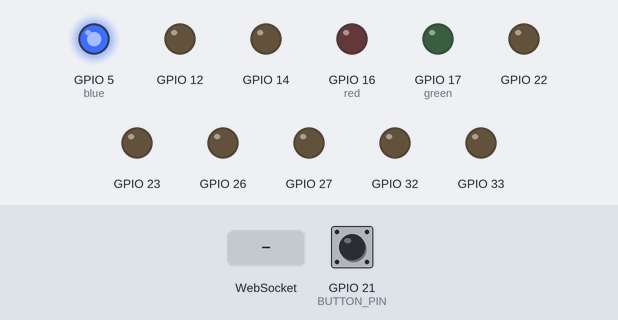
Simulated run of this sketch. Board: ESP32. Shown: output pins drawn as LEDs (lit = HIGH). The inputs (shaded band) are chosen by the test bench; at power-on: GPIO 21 (BUTTON_PIN) HIGH. WiFi joins after 1.5 s; servers stay silent unless stated; EEPROM starts erased; what the sketch prints to the serial monitor is not drawn.

Above: at 8.9 s.
9.0 s: WebSocket text "1" received
At 10.2 s:
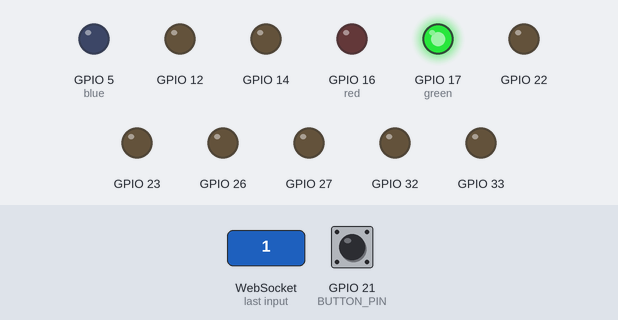
10.5 s: GPIO 21 (BUTTON_PIN) pulled LOW for 0.15 s
At 12.1 s:
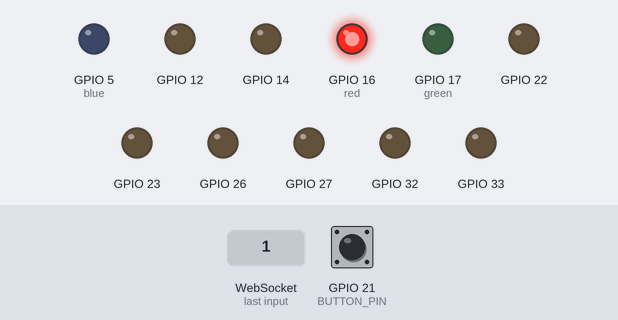
14.7 s: GPIO 21 (BUTTON_PIN) pulled LOW for 1 s
At 17.8 s:
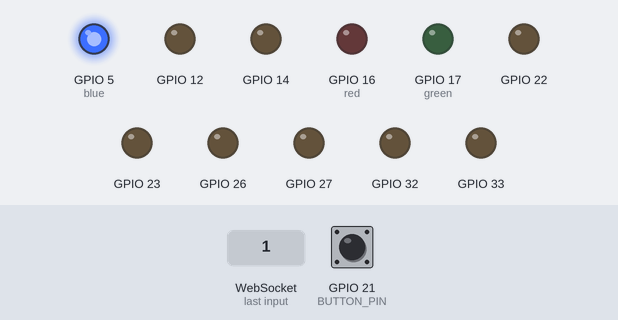
19.7 s: GPIO 21 (BUTTON_PIN) driven LOW
At 21.6 s:
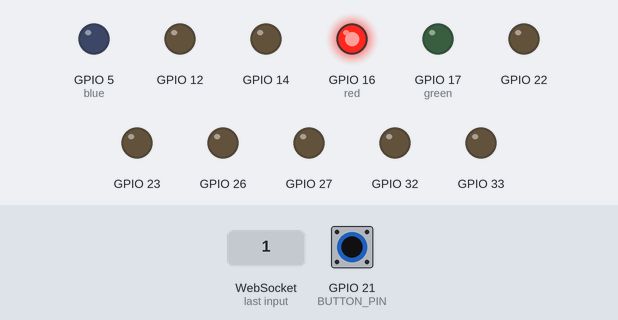
Timing chart, 0 to 23.1 s (numbered marks = the images above; inputs shaded):
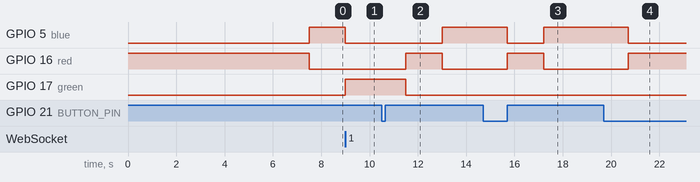

Measured:
- after the input at 9.0 s, GPIO 5 (blue): HIGH → LOW at once; GPIO 17 (green): LOW → HIGH at once
- after the input at 10.5 s, GPIO 5 (blue): LOW → HIGH after 2.5 s; GPIO 16 (red): LOW → HIGH after 1.0 s, → LOW 1.5 s later; GPIO 17 (green): HIGH → LOW after 1.0 s
- after the input at 14.7 s, GPIO 5 (blue): HIGH → LOW after 1.0 s, → HIGH 1.5 s later; GPIO 16 (red): LOW → HIGH after 1.0 s, → LOW 1.5 s later
- after the input at 19.7 s, GPIO 5 (blue): HIGH → LOW after 1.0 s; GPIO 16 (red): LOW → HIGH after 1.0 s

The sketch:

webclient.ino
```cpp
#include <WiFi.h>
#include <WebSocketsClient.h>
#include <ArduinoJson.h>
#include <map>
#include <HTTPClient.h>
#include <EEPROM.h>

#define BUTTON_PIN 21 // GPIO for push button
#define EEPROM_SIZE 1

struct WiFiConfig {
  const char* ssid;
  const char* password;
};

WiFiConfig wifiConfigs[] = {
  {"SM-S901W7054", "tobz9999"},
  {"Benjie", "benjiegwapo"},
  {"Fucute", "ljay12345"},
  {"Hotspot1", "password1"},
  {"Hotspot2", "password2"}
};

int wifiIndex = 0;

std::map<String, int> relayMap = {
    {"1a", 12}, {"1b", 14}, {"2a", 27}, {"2b", 26},
    {"3a", 22}, {"3b", 33}, {"4a", 32}, {"4b", 23}
};

const char* websocket_server = "jayrtillo.online";
const int websocket_port = 443;
const char* websocket_path = "/app/jf9neyn7tw8z7zvariyv";
WebSocketsClient webSocket;

const char* serverUrl = "https://jayrtillo.online/api/v1/room/save";
const char* getServerUrl = "https://jayrtillo.online/api/v1/room/all-state";
const char* token = "MQX730gLTIsgGEE8eTut7vjGKCFlLYwCSsUqAHqS5Cst7yUD0F2YhGKumfFDC84w";


String relays[] = {"1a", "1b", "2a", "2b", "3a", "3b", "4a", "4b"};
const int NUM_RELAYS = 8;
int relayStates[NUM_RELAYS];

const int red = 16, green = 17, blue = 5;
unsigned long previousMillis = 0;
const long interval = 5000;

unsigned long lastButtonPress = 0;

void setup() {
  Serial.begin(9600);
  EEPROM.begin(EEPROM_SIZE);

  pinMode(BUTTON_PIN, INPUT_PULLUP);
  pinMode(red, OUTPUT); pinMode(green, OUTPUT); pinMode(blue, OUTPUT);

  for (auto const& pair : relayMap) pinMode(pair.second, OUTPUT);

  digitalWrite(red, HIGH); digitalWrite(blue, LOW); digitalWrite(green, LOW);
  delay(5000);

  wifiIndex = EEPROM.read(0);
  if (wifiIndex < 0 || wifiIndex > 3) wifiIndex = 0;

  connectToWiFi();
  connectWebSocket();
  getInitialStates();
}

void loop() {
  webSocket.loop();

  if (digitalRead(BUTTON_PIN) == LOW && millis() - lastButtonPress > 1000) {
    lastButtonPress = millis();
    wifiIndex = (wifiIndex + 1) % 5;
    EEPROM.write(0, wifiIndex);
    EEPROM.commit();
    Serial.print("Switching to WiFi #"); Serial.println(wifiIndex);
    connectToWiFi();
    connectWebSocket();
  }

  if (millis() - previousMillis >= interval) {
    previousMillis = millis();
    if (Serial.available()) {
      String data = Serial.readStringUntil('\n');
      sendHttpPostRequest(data);
    }
  }
}

void connectToWiFi() {
  WiFi.disconnect(true);
  delay(1000);
  WiFi.begin(wifiConfigs[wifiIndex].ssid, wifiConfigs[wifiIndex].password);

  Serial.print("Connecting to "); Serial.println(wifiConfigs[wifiIndex].ssid);
  digitalWrite(red, HIGH); digitalWrite(blue, LOW); digitalWrite(green, LOW);
  while (WiFi.status() != WL_CONNECTED) {
    if (digitalRead(BUTTON_PIN) == LOW && millis() - lastButtonPress > 1000) {
      lastButtonPress = millis();
      wifiIndex = (wifiIndex + 1) % 5;
      EEPROM.write(0, wifiIndex);
      EEPROM.commit();
      Serial.print("Switching to WiFi #"); Serial.println(wifiIndex);
      connectToWiFi();
      connectWebSocket();
    }
    delay(50); Serial.print(".");
  }
  Serial.println("\nWiFi connected");
  digitalWrite(blue, HIGH); digitalWrite(red, LOW); digitalWrite(green, LOW);
}

void connectWebSocket() {
  webSocket.beginSSL(websocket_server, websocket_port, websocket_path);
  webSocket.onEvent(webSocketEvent);
  webSocket.setReconnectInterval(5000);
}

void webSocketEvent(WStype_t type, uint8_t* payload, size_t length) {
  switch (type) {
    case WStype_DISCONNECTED:
      Serial.println("WebSocket disconnected");
      digitalWrite(red, HIGH); digitalWrite(blue, LOW); digitalWrite(green, LOW);
      break;
    case WStype_CONNECTED:
      Serial.println("WebSocket connected");
      digitalWrite(green, HIGH); digitalWrite(red, LOW); digitalWrite(blue, LOW);
      subscribeToChannel();
      break;
    case WStype_TEXT:
      Serial.print("Received message: "); Serial.println((char*)payload);
      parseJsonPayload((char*)payload);
      break;
    case WStype_ERROR:
      Serial.println("WebSocket error");
      digitalWrite(red, HIGH); digitalWrite(blue, LOW); digitalWrite(green, LOW);
      break;
  }
}

void subscribeToChannel() {
  String msg = "{\"event\":\"pusher:subscribe\",\"data\":{\"channel\":\"ApartmentChannel\"}}";
  webSocket.sendTXT(msg);
  Serial.println("Subscribed to ApartmentChannel");
}

void parseJsonPayload(char* payload) {
  StaticJsonDocument<512> doc;
  if (deserializeJson(doc, payload)) return;
  const char* dataString = doc["data"];
  StaticJsonDocument<256> nestedDoc;
  if (deserializeJson(nestedDoc, dataString)) return;

  const char* relay = nestedDoc["message"]["relay"];
  int state = nestedDoc["message"]["state"];
  controlRelay(relay, state);
}

void controlRelay(String relay, int state) {
  int pin = relayMap[relay];
  digitalWrite(pin, state == 1 ? HIGH : LOW);
}

void sendHttpPostRequest(String jsonPayload) {
  HTTPClient http;
  http.begin(serverUrl);
  http.addHeader("Content-Type", "application/json");
  http.addHeader("Authorization", "Bearer " + String(token));

  int code = http.POST(jsonPayload);
  Serial.println(jsonPayload);
  Serial.println("Response code: " + String(code));
  Serial.println(http.getString());
  http.end();
}

void getInitialStates() {
  HTTPClient http;
  http.begin(getServerUrl);
  http.addHeader("Content-Type", "application/json");
  http.addHeader("Authorization", "Bearer " + String(token));
  int code = http.GET();
  if (code > 0) {
    String resp = http.getString();
    StaticJsonDocument<200> doc;
    if (!deserializeJson(doc, resp)) {
      String stateData = doc["data"].as<String>();
      splitFixedStates(stateData, '+', relayStates);
      for (int i = 0; i < NUM_RELAYS; i++) {
        int pin = relayMap[relays[i]];
        digitalWrite(pin, relayStates[i]);
      }
    }
  }
  http.end();
}

void splitFixedStates(String data, char delimiter, int states[NUM_RELAYS]) {
  int start = 0, end;
  for (int i = 0; i < NUM_RELAYS - 1; i++) {
    end = data.indexOf(delimiter, start);
    states[i] = data.substring(start, end).toInt();
    start = end + 1;
  }
  states[NUM_RELAYS - 1] = data.substring(start).toInt();
}
```
